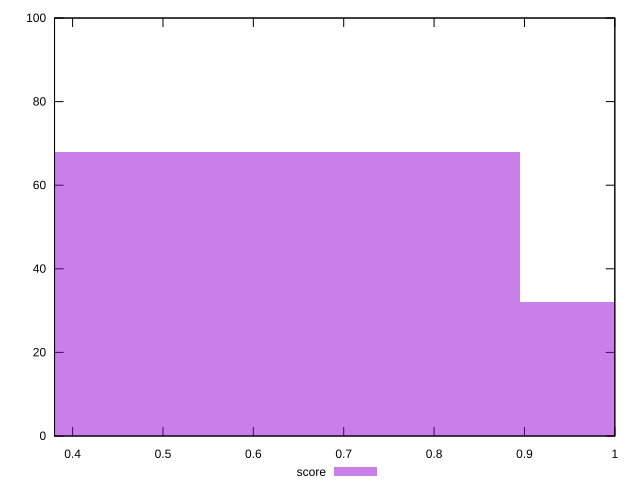

This figure's gnuplot source:
reset

$score <<EOF
0.5966596224150582 68
1.1933192448301164 32
EOF

set key outside below
set boxwidth 0.5966596224150582
set xrange [0.38:1]
set yrange [0:100]
set trange [0:100]
set style fill transparent solid 0.5 noborder
set terminal svg size 640, 490 enhanced background rgb 'white'
set output "reprap/offscreen-images/samples/pages+cached+noexternal/score/histogram.svg"

plot $score title "score" with boxes

reset
